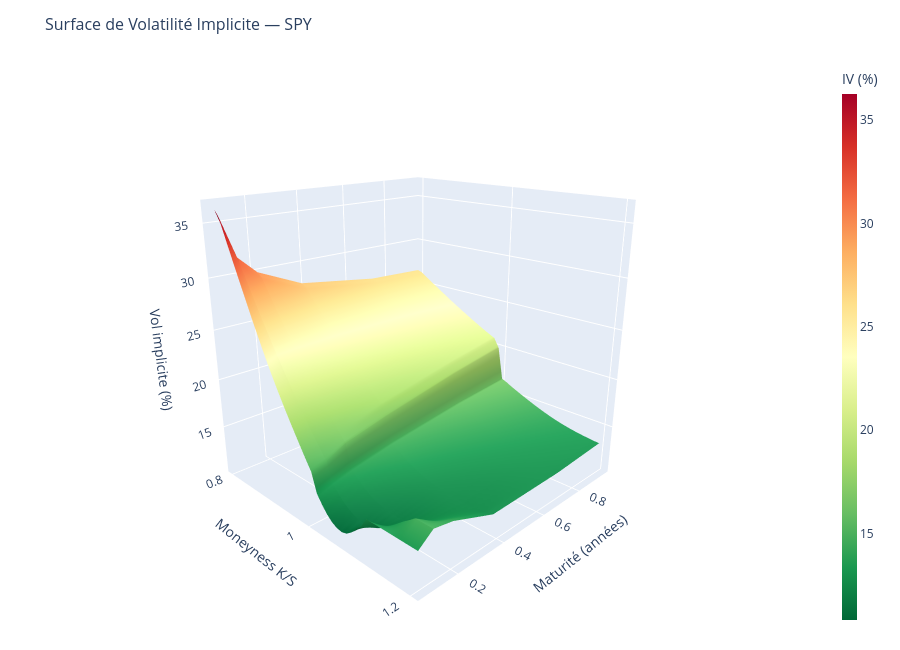

Write notebook code for a chart like this one.
### Markdown cell above
## 4. Surface de volatilité 3D (Plotly)

La surface $\sigma(K/S, T)$ visualise simultanément :
- Le **skew** (pente négative selon $K/S$) : puts OTM plus chers que calls OTM.
- La **term structure** (évolution selon $T$) : la vol court terme est souvent plus élevée
  que la vol long terme en régime de stress (structure inversée), ou plus basse en régime normal.
- L'**ATM vol curve** le long de la diagonale $K/S = 1$.

### Code cell
X, Y = np.meshgrid(MONO_GRID, T_values)
Z    = IV_matrix * 100  # en %

fig3d = go.Figure(data=[go.Surface(
    x=X, y=Y, z=Z,
    colorscale='RdYlGn_r',
    colorbar=dict(title='IV (%)', thickness=15),
    hovertemplate=(
        'Moneyness: %{x:.3f}<br>'
        'Maturité: %{y:.3f} a<br>'
        'IV: %{z:.1f}%<extra></extra>'
    ),
)])

fig3d.update_layout(
    title=dict(text=f'Surface de Volatilité Implicite — {TICKER}', font_size=16),
    scene=dict(
        xaxis=dict(title='Moneyness K/S'),
        yaxis=dict(title='Maturité (années)'),
        zaxis=dict(title='Vol implicite (%)'),
        camera=dict(eye=dict(x=1.6, y=-1.6, z=0.8)),
    ),
    width=900, height=650,
    margin=dict(l=20, r=20, t=60, b=20),
)

html_path = '../figures/08_vol_surface.html'
png_path  = '../figures/08_vol_surface.png'

fig3d.write_html(html_path)
fig3d.write_image(png_path, width=1200, height=750, scale=2)

fig3d.show()
print(f'HTML : figures/08_vol_surface.html')
print(f'PNG  : figures/08_vol_surface.png')

### Figure 1 — Plotly figure (JSON) as saved in the notebook; plotly's stock layout.template omitted (floating-point values rounded to 4 significant figures; data arrays with more than 128 entries replaced by an {"elided": "..."} marker saying what was removed)
{"data": [{"colorbar": {"thickness": 15, "title": {"text": "IV (%)"}}, "colorscale": [[0.0, "rgb(0,104,55)"], [0.1, "rgb(26,152,80)"], [0.2, "rgb(102,189,99)"], [0.3, "rgb(166,217,106)"], [0.4, "rgb(217,239,139)"], [0.5, "rgb(255,255,191)"], [0.6, "rgb(254,224,139)"], [0.7, "rgb(253,174,97)"], [0.8, "rgb(244,109,67)"], [0.9, "rgb(215,48,39)"], [1.0, "rgb(165,0,38)"]], "hovertemplate": "Moneyness: %{x:.3f}<br>Maturité: %{y:.3f} a<br>IV: %{z:.1f}%<extra></extra>", "type": "surface", "x": {"elided": "6x40 float values"}, "y": {"elided": "6x40 float values"}, "z": {"elided": "6x40 float values"}}], "layout": {"height": 650, "margin": {"b": 20, "l": 20, "r": 20, "t": 60}, "scene": {"camera": {"eye": {"x": 1.6, "y": -1.6, "z": 0.8}}, "xaxis": {"title": {"text": "Moneyness K/S"}}, "yaxis": {"title": {"text": "Maturité (années)"}}, "zaxis": {"title": {"text": "Vol implicite (%)"}}}, "title": {"font": {"size": 16}, "text": "Surface de Volatilité Implicite — SPY"}, "width": 900}}
